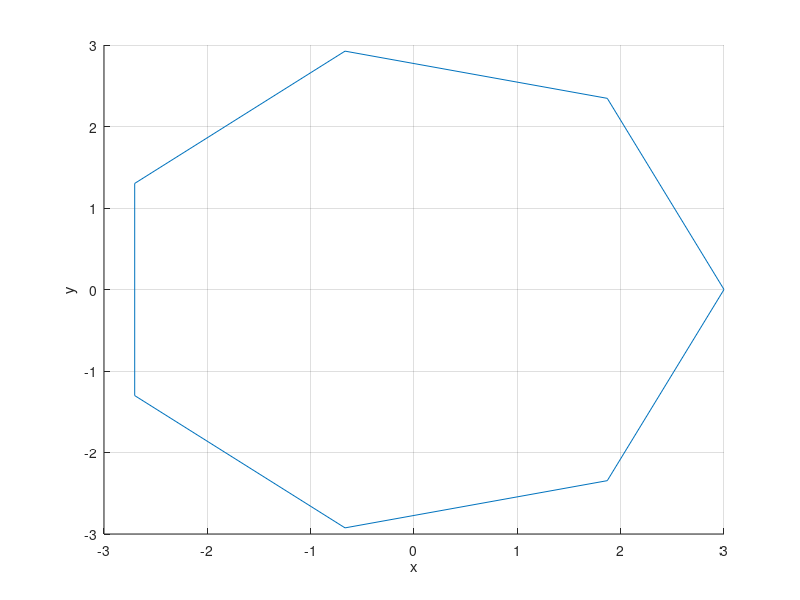

Write MATLAB code to recreate this figure. (Note: this script raises an error after producing the figure.)
%script for creating the tentacles of the octopus

clear all; 
close all;
clc;
%get the start points of the circle 
figure();
hold on; 
xlabel('x');
ylabel('y');
zlabel('z');
grid on;


body_radius = 3;
angles = linspace(0,360,8);

norm_vecs = [cosd(angles(:)) sind(angles(:)) 0*angles(:)];

centers = norm_vecs.*body_radius;

plot3(centers(:,1),centers(:,2),centers(:,3));
%path of the first arm (first two points must align with normal vector out
%of the body circle
CP1 = [centers(1,:); centers(1,:)+norm_vecs(1,:); centers(1,:)+3*norm_vecs(1,:); 14 7 9; 19 14 19; 22 12 21];
k = 3;
t = [ 0 0 0 0.5 1 1 1];

%get the tentacle points
tent_pnts = tentacle( CP1, k, t, true, 20); 
%plot the curve as well (for verification)
curve = bsplineCurve(CP1, k , t, 20); 
plot3(curve(:,1),curve(:,2),curve(:,3),'r')

%setup knot array
[a b c] = size(tent_pnts); 

for i = 1:a
    tent_knots(i,:) = [ 0 0 1/4 1/4 1/2 1/2 3/4 3/4 1 1 ];
end






% 
% CP2 = [centers(2,:); centers(2,:)+norm_vecs(2,:); centers(2,:)+3*norm_vecs(2,:); 19 10 11; 19 20 19; 15 18 51];
% k = 3;
% t = [ 0 0 0 0.5 1 1 1];
% 
% tentacle( CP2, k, t, true, 20 ); 
% curve = bsplineCurve(CP2, k , t, 20); 
% 
% plot3(curve(:,1),curve(:,2),curve(:,3),'r')
% 
% CP3 = [centers(3,:); centers(3,:)+norm_vecs(3,:); centers(3,:)+3*norm_vecs(3,:); 19 10 -5; 19 20 -19; 15 18 -51];
% k = 3;
% t = [ 0 0 0 0.5 1 1 1];
% 
% tentacle( CP3, k, t, true, 20 ); 
% curve = bsplineCurve(CP3, k , t, 20); 
% 
% plot3(curve(:,1),curve(:,2),curve(:,3),'r')
% 
